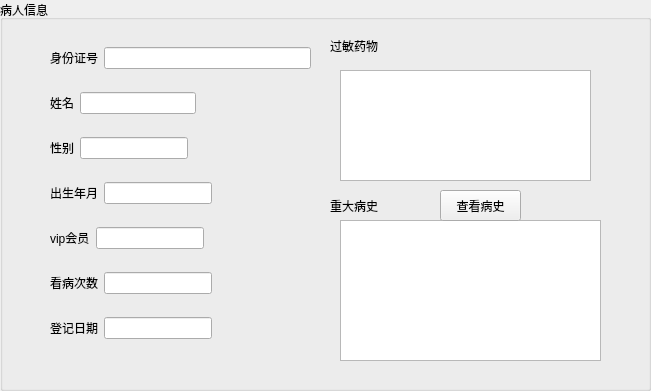
    <widget class="QGroupBox" name="patientgroupBox">
     <property name="geometry">
      <rect>
       <x>30</x>
       <y>20</y>
       <width>651</width>
       <height>391</height>
      </rect>
     </property>
     <property name="styleSheet">
      <string notr="true">font: 75 12pt &quot;黑体&quot;;
border-image: url();</string>
     </property>
     <property name="title">
      <string>病人信息</string>
     </property>
     <widget class="QLabel" name="plabel_35">
      <property name="geometry">
       <rect>
        <x>330</x>
        <y>30</y>
        <width>81</width>
        <height>31</height>
       </rect>
      </property>
      <property name="text">
       <string>过敏药物</string>
      </property>
     </widget>
     <widget class="QTextEdit" name="pdrugtextEdit">
      <property name="geometry">
       <rect>
        <x>340</x>
        <y>70</y>
        <width>251</width>
        <height>111</height>
       </rect>
      </property>
     </widget>
     <widget class="QTextEdit" name="pihistextEdit">
      <property name="geometry">
       <rect>
        <x>340</x>
        <y>220</y>
        <width>261</width>
        <height>141</height>
       </rect>
      </property>
     </widget>
     <widget class="QWidget" name="layoutWidget">
      <property name="geometry">
       <rect>
        <x>50</x>
        <y>30</y>
        <width>261</width>
        <height>331</height>
       </rect>
      </property>
      <layout class="QVBoxLayout" name="verticalLayout_13">
       <item>
        <layout class="QHBoxLayout" name="horizontalLayout_36">
         <item>
          <widget class="QLabel" name="label_28">
           <property name="text">
            <string>身份证号</string>
           </property>
          </widget>
         </item>
         <item>
          <widget class="QLineEdit" name="pidlineEdit"/>
         </item>
        </layout>
       </item>
       <item>
        <layout class="QHBoxLayout" name="horizontalLayout_37">
         <item>
          <widget class="QLabel" name="label_29">
           <property name="text">
            <string>姓名</string>
           </property>
          </widget>
         </item>
         <item>
          <widget class="QLineEdit" name="pnamelineEdit"/>
         </item>
         <item>
          <spacer name="horizontalSpacer_27">
           <property name="orientation">
            <enum>Qt::Horizontal</enum>
           </property>
           <property name="sizeHint" stdset="0">
            <size>
             <width>40</width>
             <height>20</height>
            </size>
           </property>
          </spacer>
         </item>
        </layout>
       </item>
       <item>
        <layout class="QHBoxLayout" name="horizontalLayout_38">
         <item>
          <widget class="QLabel" name="label_30">
           <property name="text">
            <string>性别</string>
           </property>
          </widget>
         </item>
         <item>
          <widget class="QLineEdit" name="psexlineEdit"/>
         </item>
         <item>
          <spacer name="horizontalSpacer_28">
           <property name="orientation">
            <enum>Qt::Horizontal</enum>
           </property>
           <property name="sizeHint" stdset="0">
            <size>
             <width>40</width>
             <height>20</height>
            </size>
           </property>
          </spacer>
         </item>
         <item>
          <spacer name="horizontalSpacer_8">
           <property name="orientation">
            <enum>Qt::Horizontal</enum>
           </property>
           <property name="sizeHint" stdset="0">
            <size>
             <width>40</width>
             <height>20</height>
            </size>
           </property>
          </spacer>
         </item>
        </layout>
       </item>
       <item>
        <layout class="QHBoxLayout" name="horizontalLayout_39">
         <item>
          <widget class="QLabel" name="label_31">
           <property name="text">
            <string>出生年月</string>
           </property>
          </widget>
         </item>
         <item>
          <widget class="QLineEdit" name="pbirthlineEdit"/>
         </item>
         <item>
          <spacer name="horizontalSpacer_29">
           <property name="orientation">
            <enum>Qt::Horizontal</enum>
           </property>
           <property name="sizeHint" stdset="0">
            <size>
             <width>40</width>
             <height>20</height>
            </size>
           </property>
          </spacer>
         </item>
        </layout>
       </item>
       <item>
        <layout class="QHBoxLayout" name="horizontalLayout_40">
         <item>
          <widget class="QLabel" name="plabel_32">
           <property name="text">
            <string>vip会员</string>
           </property>
          </widget>
         </item>
         <item>
          <widget class="QLineEdit" name="pviplineEdit"/>
         </item>
         <item>
          <spacer name="horizontalSpacer_10">
           <property name="orientation">
            <enum>Qt::Horizontal</enum>
           </property>
           <property name="sizeHint" stdset="0">
            <size>
             <width>40</width>
             <height>20</height>
            </size>
           </property>
          </spacer>
         </item>
        </layout>
       </item>
       <item>
        <layout class="QHBoxLayout" name="horizontalLayout_41">
         <item>
          <widget class="QLabel" name="label_33">
           <property name="text">
            <string>看病次数</string>
           </property>
          </widget>
         </item>
         <item>
          <widget class="QLineEdit" name="pcountlineEdit"/>
         </item>
         <item>
          <spacer name="horizontalSpacer_11">
           <property name="orientation">
            <enum>Qt::Horizontal</enum>
           </property>
           <property name="sizeHint" stdset="0">
            <size>
             <width>40</width>
             <height>20</height>
            </size>
           </property>
          </spacer>
         </item>
        </layout>
       </item>
       <item>
        <layout class="QHBoxLayout" name="horizontalLayout_42">
         <item>
          <widget class="QLabel" name="label_34">
           <property name="text">
            <string>登记日期</string>
           </property>
          </widget>
         </item>
         <item>
          <widget class="QLineEdit" name="pidatelineEdit"/>
         </item>
         <item>
          <spacer name="horizontalSpacer_12">
           <property name="orientation">
            <enum>Qt::Horizontal</enum>
           </property>
           <property name="sizeHint" stdset="0">
            <size>
             <width>40</width>
             <height>20</height>
            </size>
           </property>
          </spacer>
         </item>
        </layout>
       </item>
      </layout>
     </widget>
     <widget class="QLabel" name="plabel_36">
      <property name="geometry">
       <rect>
        <x>330</x>
        <y>190</y>
        <width>61</width>
        <height>31</height>
       </rect>
      </property>
      <property name="text">
       <string>重大病史</string>
      </property>
     </widget>
     <widget class="QPushButton" name="hisppushButton">
      <property name="geometry">
       <rect>
        <x>440</x>
        <y>190</y>
        <width>81</width>
        <height>31</height>
       </rect>
      </property>
      <property name="text">
       <string>查看病史</string>
      </property>
     </widget>
    </widget>
